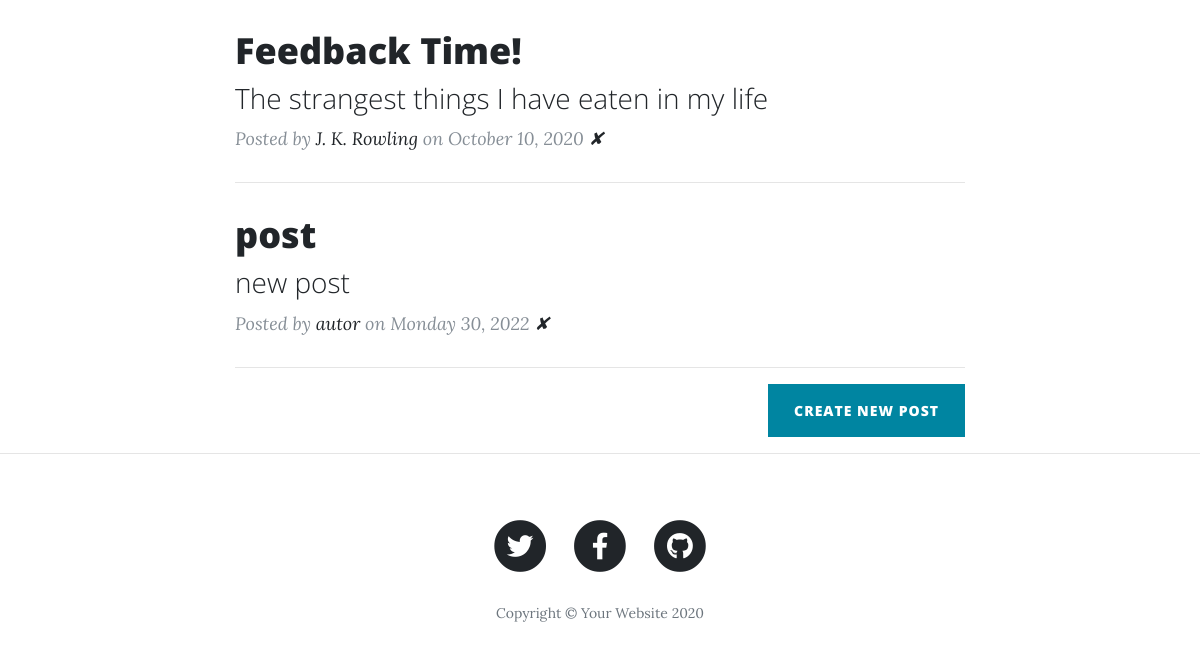
The app's page / (lower part), older data.
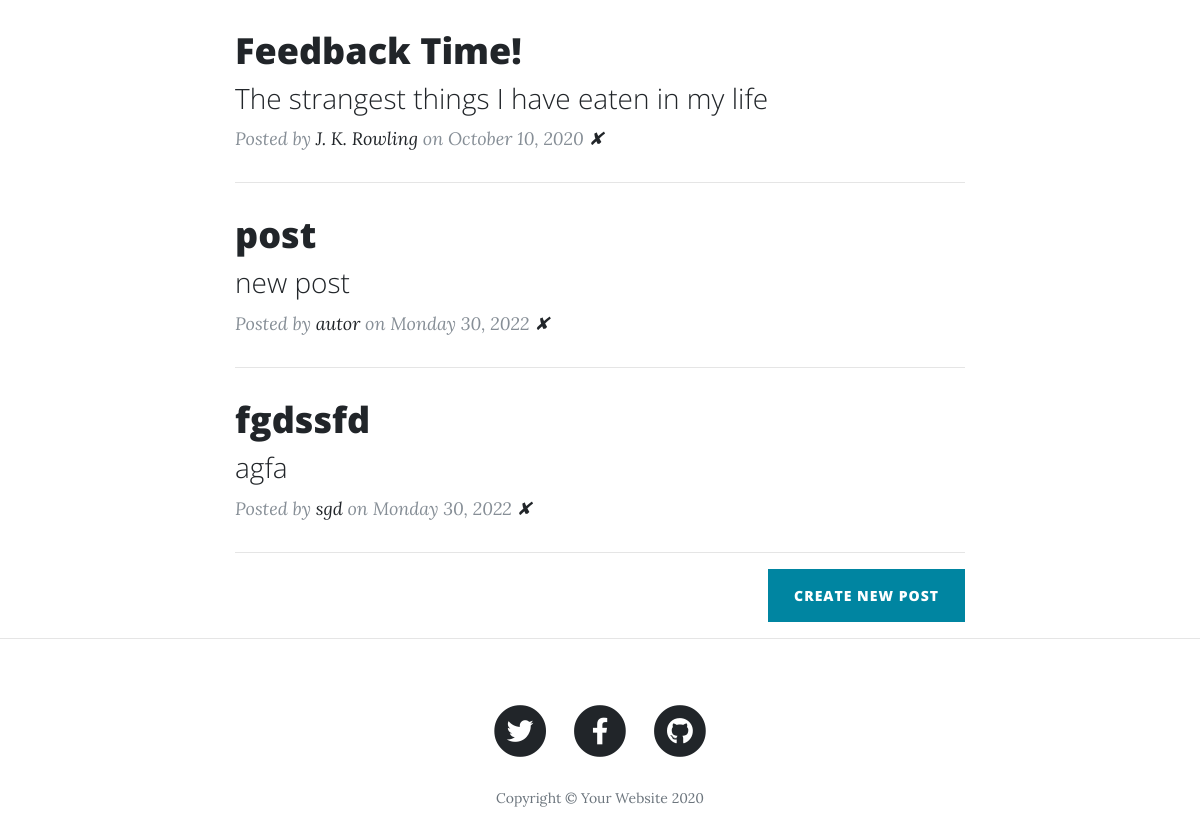
The same page, newer data.
### main.py (models this page shows)
class BlogPost(db.Model):
    id = db.Column(db.Integer, primary_key=True)
    title = db.Column(db.String(250), unique=True, nullable=False)
    subtitle = db.Column(db.String(250), nullable=False)
    date = db.Column(db.String(250), nullable=False)
    body = db.Column(db.Text, nullable=False)
    author = db.Column(db.String(250), nullable=False)
    img_url = db.Column(db.String(250), nullable=False)

### main.py (the view)
@app.route('/')
def get_all_posts():
    posts = db.session.query(BlogPost).all()
    return render_template("index.html", all_posts=posts)

### templates/index.html (shortened to what this page needs)
{% include "header.html" %}
  <div class="container">
    <div class="row">
      <div class="col-lg-8 col-md-10 mx-auto">
        {% for post in all_posts %}
        <div class="post-preview">
          <a href="{{ url_for('show_post', index=post.id) }}">
            <h2 class="post-title">
              {{post.title}}
            </h2>
            <h3 class="post-subtitle">
              {{post.subtitle}}
            </h3>
          </a>
          <p class="post-meta">Posted by
            <a href="#">{{post.author}}</a>
            on {{post.date}} <a href="{{ url_for('delete', index=post.id) }}">✘</a></p>
        </div>
        <hr>
        {% endfor %}
        <div class="clearfix">
          <a class="btn btn-primary float-right" href="{{ url_for('new_post') }}">Create New Post</a>
        </div>
      </div>
    </div>
  </div>
  <hr>
{% include "footer.html" %}

Row changes from the older to the newer data that the page shows:
added BlogPost: title "fgdssfd", subtitle "agfa", author "sgd", date "Monday 30, 2022"
